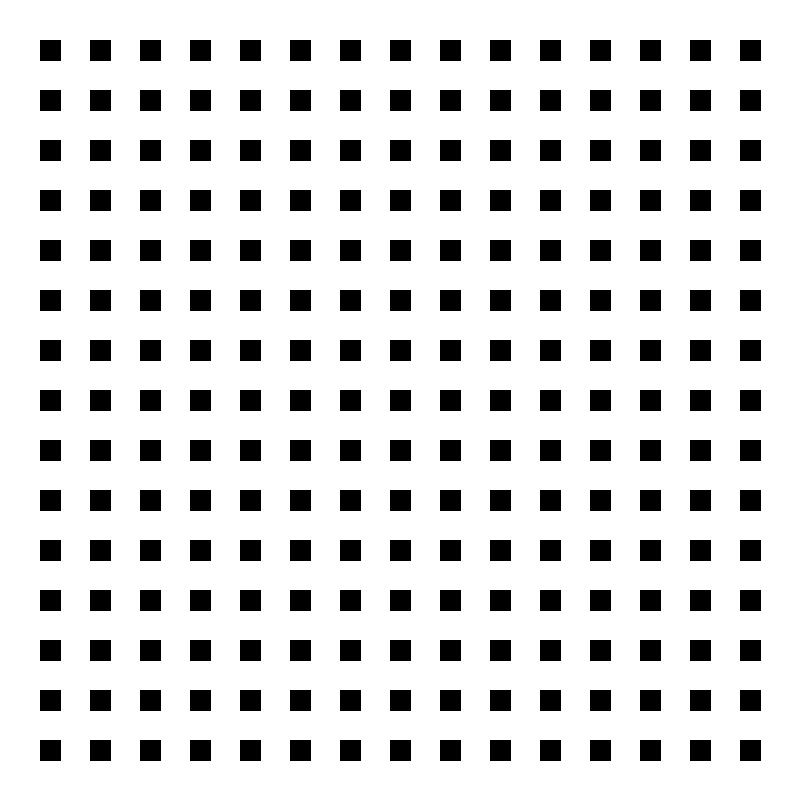
Frame 1 (no input)
Frame 60 (the mouse pressed at the canvas centre just before this capture): identical to frame 1, image omitted
Frame 120 (the mouse held since frame 60 and released just before this capture): identical to frame 1, image omitted

The Processing sketch that drew this single still picture (run headless with seeded random() and noise(); from frame 60 on, the mouse is pressed at the canvas centre):

// Processing sketch: cc_04_forLoops
// ── cc_04_forLoops.pde
void setup() {
  size(800, 800);
  background(255);
}

void draw() {
  fill(0);
  rectMode(CENTER);

  // this value lets us space out the squares
  int skip = 50;

  //recursive for loop
  for (int x = skip; x <= width - skip; x += skip) {
    for (int y = skip; y <= height - skip; y += skip) {
      rect(x, y, 20, 20);
    }
  }
}
